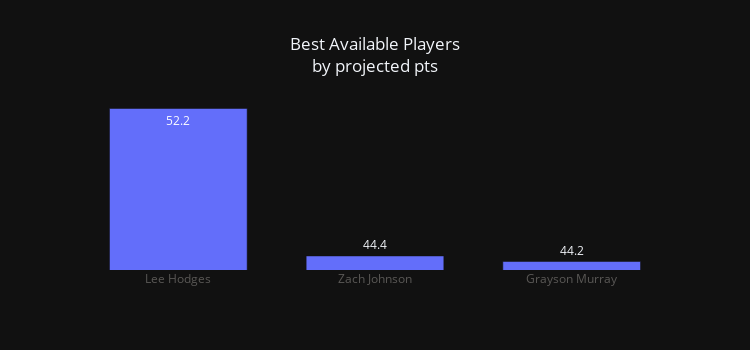

Notebook cell for this chart:
### Code cell
# set index to new names
dg.set_index(fix_names(dg),inplace=True)
dg = dg[['proj_pts']]

# filter dg based on fantrax list of players
df = dg[dg.index.isin(avail_players)].sort_values('proj_pts',ascending=False)

fig = px.bar(
        df[:20],
        title='Best Available Players<br>by projected pts',
        template='plotly_dark',
        text_auto='.1f',
        labels={'player':'','value':''},
        width=750,
        height=350,
        log_y=True
        )

fig.update_xaxes(tickfont=dict(color='#5A5856'))
fig.update_yaxes(showticklabels=False,showgrid=False, tickfont=dict(color='#5A5856'))
fig.update_layout(showlegend=False, title_x=.5, legend=dict(orientation='h',title='',y=1.3,x=.33))
fig.update_traces(width=.7)

fig.show()

### Figure 1 — Plotly figure (JSON) as saved in the notebook; plotly's stock layout.template omitted (floating-point values rounded to 4 significant figures)
{"data": [{"alignmentgroup": "True", "hovertemplate": "variable=proj_pts<br>=%{y}<extra></extra>", "legendgroup": "proj_pts", "marker": {"color": "#636efa", "pattern": {"shape": ""}}, "name": "proj_pts", "offsetgroup": "proj_pts", "orientation": "v", "showlegend": true, "textposition": "auto", "texttemplate": "%{y:.1f}", "type": "bar", "width": 0.7, "x": ["Lee Hodges", "Zach Johnson", "Grayson Murray"], "xaxis": "x", "y": [52.23, 44.43, 44.16], "yaxis": "y"}], "layout": {"barmode": "relative", "height": 350, "legend": {"orientation": "h", "title": {"text": ""}, "tracegroupgap": 0, "x": 0.33, "y": 1.3}, "showlegend": false, "title": {"text": "Best Available Players<br>by projected pts", "x": 0.5}, "width": 750, "xaxis": {"anchor": "y", "domain": [0, 1], "tickfont": {"color": "#5A5856"}, "title": {"text": ""}}, "yaxis": {"anchor": "x", "domain": [0, 1], "showgrid": false, "showticklabels": false, "tickfont": {"color": "#5A5856"}, "title": {"text": ""}, "type": "log"}}}
